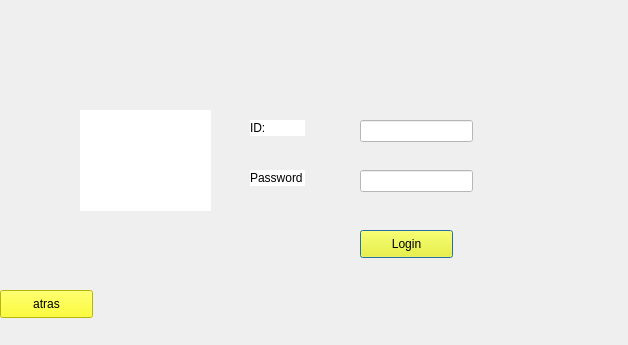
<?xml version="1.0" encoding="UTF-8"?>
<ui version="4.0">
 <class>LoginMozo</class>
 <widget class="QDialog" name="LoginMozo">
  <property name="geometry">
   <rect>
    <x>0</x>
    <y>0</y>
    <width>628</width>
    <height>345</height>
   </rect>
  </property>
  <property name="windowTitle">
   <string>Dialog</string>
  </property>
  <property name="styleSheet">
   <string notr="true">background-image: url(:/image/107525323_282495186394929_5911216239822423774_n.jpg);</string>
  </property>
  <widget class="QPushButton" name="pushButton_login">
   <property name="geometry">
    <rect>
     <x>360</x>
     <y>230</y>
     <width>93</width>
     <height>28</height>
    </rect>
   </property>
   <property name="styleSheet">
    <string notr="true">background:rgb(255, 255, 0)</string>
   </property>
   <property name="text">
    <string>Login</string>
   </property>
  </widget>
  <widget class="QPushButton" name="pushButton_back">
   <property name="geometry">
    <rect>
     <x>0</x>
     <y>290</y>
     <width>93</width>
     <height>28</height>
    </rect>
   </property>
   <property name="styleSheet">
    <string notr="true">background:rgb(255, 255, 0)</string>
   </property>
   <property name="text">
    <string>atras</string>
   </property>
  </widget>
  <widget class="QLabel" name="label_3">
   <property name="geometry">
    <rect>
     <x>250</x>
     <y>120</y>
     <width>55</width>
     <height>16</height>
    </rect>
   </property>
   <property name="styleSheet">
    <string notr="true">background:rgb(255, 255, 255)</string>
   </property>
   <property name="text">
    <string>ID:</string>
   </property>
  </widget>
  <widget class="QLabel" name="label_4">
   <property name="geometry">
    <rect>
     <x>250</x>
     <y>170</y>
     <width>55</width>
     <height>16</height>
    </rect>
   </property>
   <property name="styleSheet">
    <string notr="true">background:rgb(255, 255, 255)</string>
   </property>
   <property name="text">
    <string>Password</string>
   </property>
  </widget>
  <widget class="QLineEdit" name="lineEdit_id">
   <property name="geometry">
    <rect>
     <x>360</x>
     <y>120</y>
     <width>113</width>
     <height>22</height>
    </rect>
   </property>
   <property name="styleSheet">
    <string notr="true">background:rgb(255, 255, 255)</string>
   </property>
  </widget>
  <widget class="QLineEdit" name="lineEdit_password">
   <property name="geometry">
    <rect>
     <x>360</x>
     <y>170</y>
     <width>113</width>
     <height>22</height>
    </rect>
   </property>
   <property name="styleSheet">
    <string notr="true">background:rgb(255, 255, 255)</string>
   </property>
   <property name="echoMode">
    <enum>QLineEdit::Password</enum>
   </property>
   <property name="dragEnabled">
    <bool>false</bool>
   </property>
  </widget>
  <widget class="QLabel" name="label">
   <property name="geometry">
    <rect>
     <x>80</x>
     <y>110</y>
     <width>131</width>
     <height>101</height>
    </rect>
   </property>
   <property name="styleSheet">
    <string notr="true">background:rgb(255, 255, 255)</string>
   </property>
   <property name="text">
    <string/>
   </property>
   <property name="pixmap">
    <pixmap resource="image.qrc">:/image/61582045_2882921455083840_2986804722465243136_n.png</pixmap>
   </property>
   <property name="scaledContents">
    <bool>true</bool>
   </property>
  </widget>
 </widget>
 <resources>
  <include location="image.qrc"/>
 </resources>
 <connections/>
</ui>
